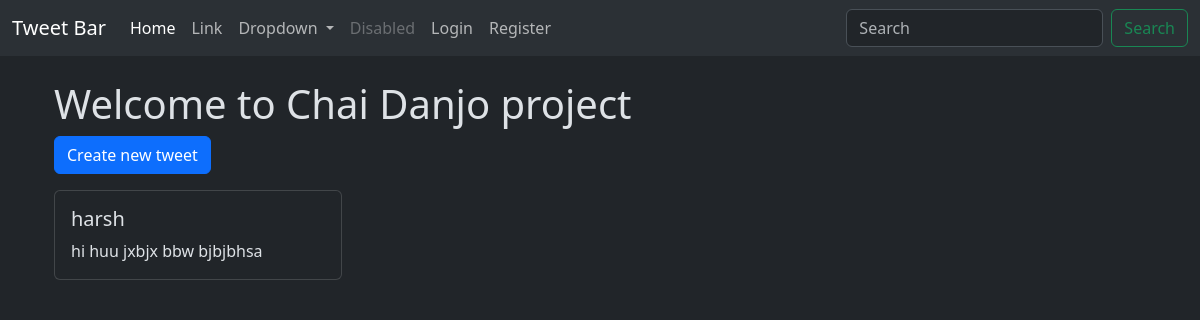
Before: /tweet/ with the older database file.
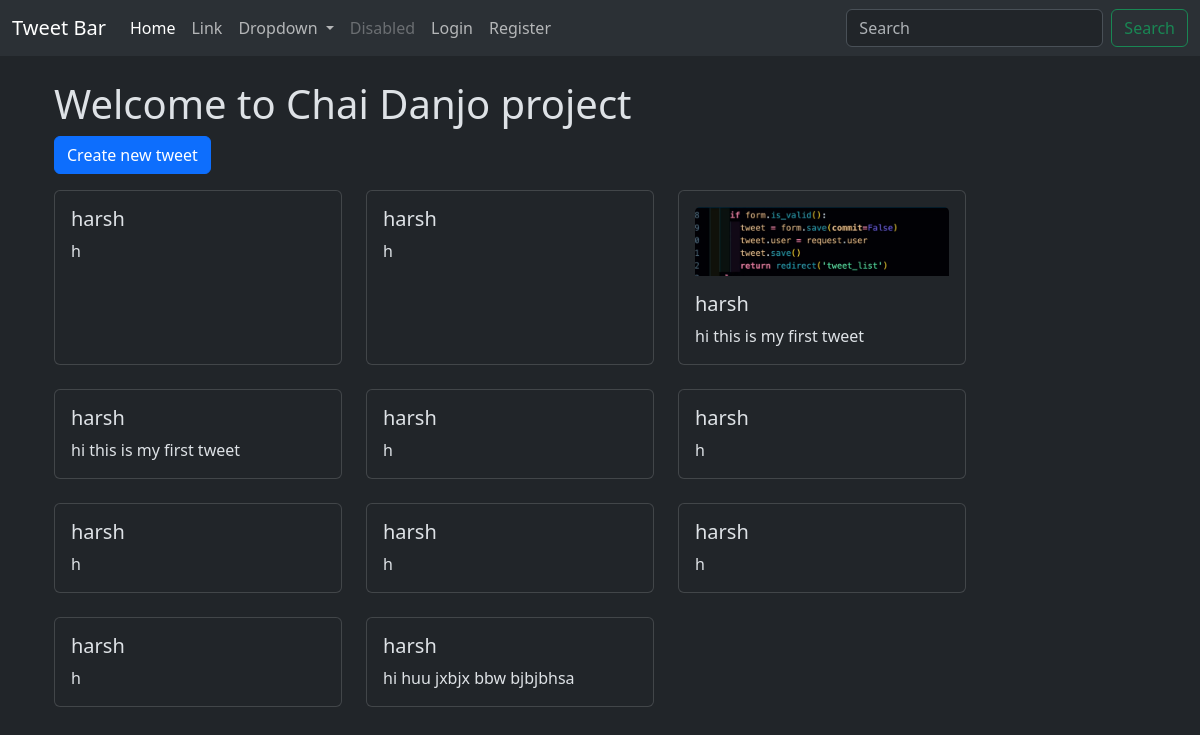
After: the same page with the newer database file.
### tweet/models.py (models this page shows, shortened)
class Tweet(models.Model):
        user = models.ForeignKey(User,on_delete=models.CASCADE)
        text = models.TextField(max_length=230)
        photo = models.ImageField(upload_to='photos/',blank=True,null=True)
        created_at = models.DateField(auto_now_add=True)
        updated_at = models.DateField(auto_now=True)

### tweet/views.py (the view)
# urls.py: path('',views.tweet_list,name="tweet_list"),
def tweet_list(request):
    tweets =  Tweet.objects.order_by('-created_at')
    return render(request,'tweet_list.html',{"tweets":tweets,'user':request.user})

### tweet/templates/tweet_list.html (shortened to what this page needs)
{% extends "website/index.html" %}
{% block content %}
   <div class="container mt-4">
     <h1 class="ml-3">Welcome to Chai Danjo project</h1>
     <a class="btn btn-primary mb-3" href="{% url 'tweet_create' %}" role="button">Create new tweet</a>
     <div class="d-flex flex-wrap gap-4">
          {% for tweet in tweets %}
          <div class="card" style="width: 18rem;">
               <div class="card-body">
                    {% if tweet.photo %}
               <img src="{{ tweet.photo.url }}" class="card-img-top mb-3" alt="Tweet photo">
               {% endif %}
                 <h5 class="card-title">{{ tweet.user.username }}</h5>
                 <p class="card-text">{{ tweet.text }}</p>
               </div>
             </div>
          {% endfor %}
     </div>
   </div>
{% endblock %}

Changed rows visible on the page:
added Tweet: user.username "harsh", text "h"
added Tweet: user.username "harsh", text "h"
added Tweet: photo (picture), user.username "harsh", text "hi this is my first tweet"
added Tweet: user.username "harsh", text "hi this is my first tweet"
added Tweet: user.username "harsh", text "h"
added Tweet: user.username "harsh", text "h"
added Tweet: user.username "harsh", text "h"
added Tweet: user.username "harsh", text "h"
added Tweet: user.username "harsh", text "h"
added Tweet: user.username "harsh", text "h"
